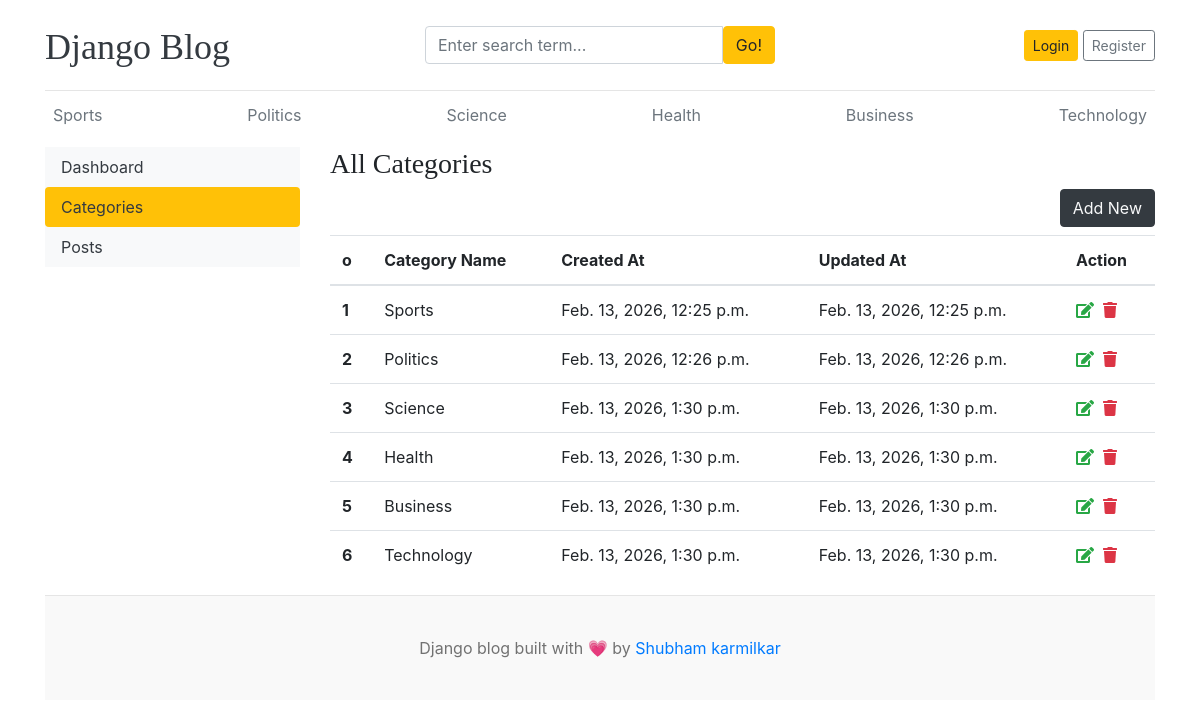
/dashboard/categories/, run on the app's committed database.
### blogs/models.py (models this page shows)
class Category(models.Model):
    category_name = models.CharField(max_length=50, unique=True)
    created_at = models.DateTimeField(auto_now_add=True)
    updated_at = models.DateTimeField(auto_now=True)
    class Meta:
        verbose_name_plural = 'categories'
    def __str__(self):
        return self.category_name

### dashboard/views.py (the view)
# urls.py: path('categories/', views.categories, name='categories'),
def categories(request):
    return render(request, 'dashboard/categories.html')

### blogs/context_processors.py (called while the page is built)
def get_categories(request):
    categories = Category.objects.all()
    return dict(categories = categories)

def get_social_links(request):
    social_link = SocialLink.objects.all()
    return dict(social_link = social_link)

### templates/dashboard/categories.html
{% extends 'base.html' %} {% block content %}
<div class="row">
  {% include 'dashboard/sidebar.html' %}
  <div class="col-md-9">
    <h3>All Categories</h3>
    <a href="{% url 'add_category' %}" class="btn btn-dark text-light float-right mb-2">Add New</a>
    <table class="table table-hover">
      <thead>
        <tr>
          <th>o</th>
          <th>Category Name</th>
          <th>Created At</th>
          <th>Updated At</th>
          <th>Action</th>
        </tr>
      </thead>
      <tbody>
        {% for cat in categories %}
        <tr>
          <th>{{ forloop.counter }}</th>
          <td>{{ cat }}</td>
          <td>{{ cat.created_at }}</td>
          <td>{{ cat.updated_at }}</td>
          <td>
            <a href="{% url 'edit_category' cat.id %}"><i class="fas fa-edit text-success"></i></a>&nbsp;
            <a href="{% url 'delete_category' cat.id %}"><i class="fas fa-trash text-danger"></a></i>
          </td>
        </tr>
        {% endfor %}
      </tbody>
    </table>
  </div>
</div>
{% endblock %}

### templates/base.html (shortened to what this page needs)
{% load static %}
<!doctype html>
<html lang="en">
  <head>
    <link
      href="https://getbootstrap.com/docs/4.0/dist/css/bootstrap.min.css"
      rel="stylesheet"
    />
    <link rel="stylesheet" href="https://cdnjs.cloudflare.com/ajax/libs/
font-awesome/5.15.2/css/all.min.css"/>
    <link href="{% static 'css/blog.css' %}" rel="stylesheet" />
  </head>
  <body>
    <div class="container">
      <header class="blog-header py-3">
        <div class="row flex-nowrap justify-content-between align-items-center">
          <div class="col-4 pt-1">
            <a class="blog-header-logo text-dark" href="/">Django Blog</a>
          </div>
          <div class="col-4" >
            <form action="{% url 'search' %}" method="GET">
              <div class="input-group">
            <input
              class="form-control"
              type="text"
              name="keyword"
              value="{{ keyword }}"
              placeholder="Enter search term..."
              aria-label="Enter search term..."
              aria-describedby="button-search"
            />
            <button class="btn btn-warning" id="button-search" type="submit">
              Go!
            </button>
          </div>
            </form>
          </div>
          <div class="col-4 d-flex justify-content-end align-items-center">
            {% if not user.is_authenticated %}
            <a class="btn btn-sm btn-warning" href="{% url 'login' %}">Login</a> &nbsp;
            <a class="btn btn-sm btn-outline-secondary" href="{% url 'register' %}">Register</a>
            {% else %}
            <span><a href="{% url 'dashboard' %}">Dashboard</a></span>
            &emsp;
            <a class="btn btn-sm btn-warning" href="{% url 'logout' %}">Logout</a> &nbsp;
            {% endif %}
          </div>
        </div>
      </header>
      <div class="nav-scroller py-1 mb-2">
        <nav class="nav d-flex justify-content-between">
          {% for cat in categories %}
          <a class="p-2 text-muted" href="{% url 'posts_by_category' cat.id %}">{{cat.category_name}}</a>
          {% endfor %}
        </nav>
      </div>
{% block content %}
{% endblock %}
 <footer class="blog-footer">
      <p>Django blog built with &#128151; by <a href="#">Shubham karmilkar</a></p>
    </footer>
  </body>
</html>

### static/css/blog.css (style rules this page uses)
.blog-header { border-bottom: 1px solid #e5e5e5; }
.blog-header-logo { font-family: "Playfair Display", Georgia, "Times New Roman", serif; font-size: 2.25rem; }
h1, h2, h3, h4, h5, h6 { font-family: "Playfair Display", Georgia, "Times New Roman", serif; }
.blog-footer { padding: 2.5rem 0; color: #727272; text-align: center; background-color: #f9f9f9; border-top: .05rem solid #e5e5e5; }
.blog-footer p:last-child { margin-bottom: 0; }

### data on the page
Category: category_name "Sports", created_at "Feb. 13, 2026, 12:25 p.m.", updated_at "Feb. 13, 2026, 12:25 p.m."
Category: category_name "Politics", created_at "Feb. 13, 2026, 12:26 p.m.", updated_at "Feb. 13, 2026, 12:26 p.m."
Category: category_name "Science", created_at "Feb. 13, 2026, 1:30 p.m.", updated_at "Feb. 13, 2026, 1:30 p.m."
Category: category_name "Health", created_at "Feb. 13, 2026, 1:30 p.m.", updated_at "Feb. 13, 2026, 1:30 p.m."
Category: category_name "Business", created_at "Feb. 13, 2026, 1:30 p.m.", updated_at "Feb. 13, 2026, 1:30 p.m."
Category: category_name "Technology", created_at "Feb. 13, 2026, 1:30 p.m.", updated_at "Feb. 13, 2026, 1:30 p.m."
